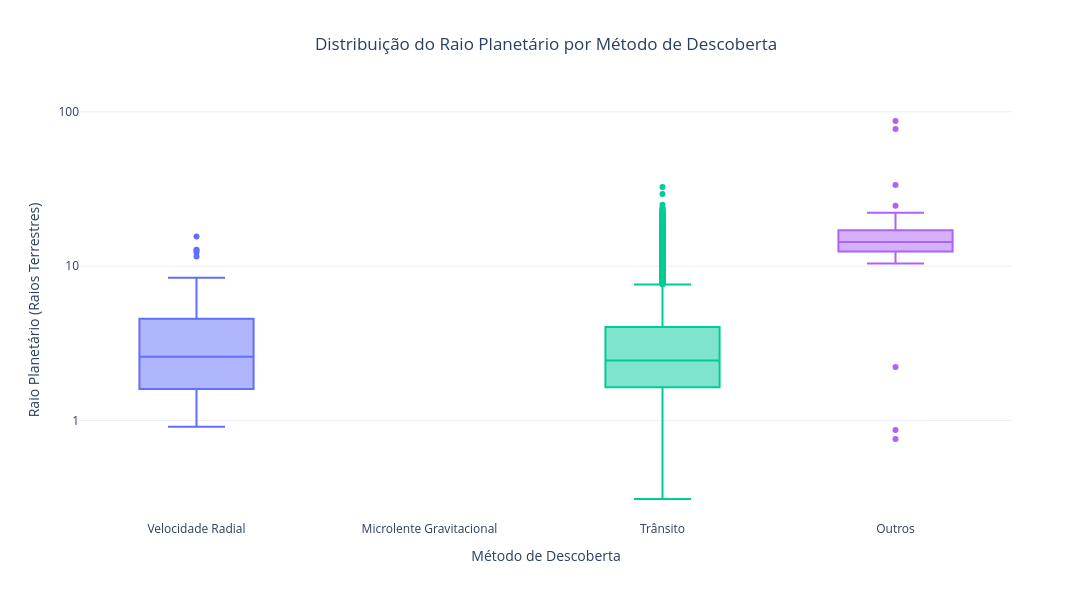

This figure's notebook cell:
### Markdown cell above
### O Tamanho dos Planetas Varia Conforme o Método Usado?

Cada telescópio e técnica de caça aos planetas tem facilidade para achar um tipo específico de corpo. Chamamos isso de viés do instrumento.

Observando o gráfico:
- **Trânsito:** Consegue achar desde planetas bem pequenos até gigantes. Ele mede a sombra do planeta passando na frente da estrela, por isso é o melhor método para medir o raio.
- **Velocidade Radial:** Acha planetas medindo o quanto a estrela balança pela gravidade. Esse método calcula a massa, mas quase não consegue medir o raio sozinho.
- **Outros (como Imagem Direta):** Só aparecem com raios enormes (10 a 100 vezes o tamanho da Terra). Tirar foto de um planeta é muito difícil, então só conseguimos ver planetas gigantescos e brilhantes.
- **Microlente Gravitacional:** O método não tem nenhuma barra no gráfico (fica em branco). Isso acontece porque ele usa a gravidade para achar o planeta, sem medir o tamanho físico dele. A ausência de dados aqui não significa que os planetas não existem, e sim que esse método não consegue medir o raio.

### Code cell
df_raio = df.dropna(subset=['metodo_descoberta', 'raio_planetario'])
df_raio = df_raio[df_raio['raio_planetario'] > 0]

todos_metodos = df['metodo_descoberta'].dropna().unique().tolist()

fig_raio = px.box(
    df_raio,
    x='metodo_descoberta',
    y='raio_planetario',
    color='metodo_descoberta',
    hover_name='nome_planeta',
    category_orders={'metodo_descoberta': todos_metodos},
    log_y=True,
    title='Distribuição do Raio Planetário por Método de Descoberta',
    labels={
        'metodo_descoberta': 'Método de Descoberta',
        'raio_planetario': 'Raio Planetário (Raios Terrestres)'
    },
    template='plotly_white'
)

fig_raio.update_traces(marker=dict(size=6))

fig_raio.update_yaxes(
    dtick=1,
    tickvals=[0.1, 1, 10, 100],
    ticktext=['0.1', '1', '10', '100']
)

fig_raio.update_layout(
    width=1100,
    height=600,
    title_x=0.5,
    showlegend=False
)

fig_raio.show()

### Figure 1 — Plotly figure (JSON) as saved in the notebook; plotly's stock layout.template omitted (floating-point values rounded to 4 significant figures; data arrays with more than 128 entries replaced by an {"elided": "..."} marker saying what was removed)
{"data": [{"alignmentgroup": "True", "hovertemplate": "<b>%{hovertext}</b><br><br>Método de Descoberta=%{x}<br>Raio Planetário (Raios Terrestres)=%{y}<extra></extra>", "hovertext": ["HD 224018 b", "TOI-1203 b", "TOI-1422 c", "TOI-1472 c", "TOI-238 c", "HD 88986 b", "HIP 29442 c", "HIP 29442 d", "GJ 414 A b", "GJ 414 A c", "GJ 486 b", "HD 63935 c", "HD 95338 b", "HD 136352 b", "HD 136352 c", "HD 136352 d", "HD 219134 b", "HD 219134 c", "HD 219134 d", "HD 219134 f", "GJ 3470 b", "HD 97658 b", "HD 17156 b", "HD 118203 b", "HD 149026 b", "HD 189733 b", "55 Cnc e", "GJ 436 b", "HD 80606 b", "HD 209458 b"], "legendgroup": "Velocidade Radial", "marker": {"color": "#636efa", "size": 6}, "name": "Velocidade Radial", "notched": false, "offsetgroup": "Velocidade Radial", "orientation": "v", "showlegend": true, "type": "box", "x": ["Velocidade Radial", "Velocidade Radial", "Velocidade Radial", "Velocidade Radial", "Velocidade Radial", "Velocidade Radial", "Velocidade Radial", "Velocidade Radial", "Velocidade Radial", "Velocidade Radial", "Velocidade Radial", "Velocidade Radial", "Velocidade Radial", "Velocidade Radial", "Velocidade Radial", "Velocidade Radial", "Velocidade Radial", "Velocidade Radial", "Velocidade Radial", "Velocidade Radial", "Velocidade Radial", "Velocidade Radial", "Velocidade Radial", "Velocidade Radial", "Velocidade Radial", "Velocidade Radial", "Velocidade Radial", "Velocidade Radial", "Velocidade Radial", "Velocidade Radial"], "x0": " ", "xaxis": "x", "y": [0.91, 1.52, 2.61, 3.334, 2.18, 2.49, 1.551, 1.538, 2.63, 8.4, 1.289, 3.065, 4.272, 1.664, 2.916, 2.562, 1.602, 1.511, 1.61, 1.31, 4.57, 2.12, 12.26, 12.78, 8.295, 12.67, 1.875, 4.17, 11.57, 15.58], "y0": " ", "yaxis": "y"}, {"alignmentgroup": "True", "hovertemplate": "<b>%{hovertext}</b><br><br>Método de Descoberta=%{x}<br>Raio Planetário (Raios Terrestres)=%{y}<extra></extra>", "hovertext": {"elided": "4756 str values"}, "legendgroup": "Trânsito", "marker": {"color": "#00cc96", "size": 6}, "name": "Trânsito", "notched": false, "offsetgroup": "Trânsito", "orientation": "v", "showlegend": true, "type": "box", "x": {"elided": "4756 str values"}, "x0": " ", "xaxis": "x", "y": {"elided": "4756 float values"}, "y0": " ", "yaxis": "y"}, {"alignmentgroup": "True", "hovertemplate": "<b>%{hovertext}</b><br><br>Método de Descoberta=%{x}<br>Raio Planetário (Raios Terrestres)=%{y}<extra></extra>", "hovertext": ["WISPIT 2 c", "bet Pic d", "HD 135344 A b", "HD 143811 AB b", "TOI-201 c", "V2376 Ori b", "TOI-1408 c", "TOI-4504 d", "BD+60 1417 b", "COCONUTS-2 b", "CFHTWIR-Oph 98 b", "TYC 8998-760-1 c", "PDS 70 c", "2MASS J0249-0557 c", "PDS 70 b", "HIP 65426 b", "2MASS J02192210-3925225 b", "VHS J125601.92-125723.9 b", "GU Psc b", "HD 100546 b", "Kepler-76 b", "WISEP J121756.91+162640.2 A b", "kap And b", "KOI-55 b", "KOI-55 c", "WD 0806-661 b", "HR 8799 e", "Ross 458 c", "HR 8799 b", "HR 8799 c", "HR 8799 d", "CT Cha b", "HD 203030 b", "HN Peg b", "2MASS J12073346-3932539 b", "GQ Lup b"], "legendgroup": "Outros", "marker": {"color": "#ab63fa", "size": 6}, "name": "Outros", "notched": false, "offsetgroup": "Outros", "orientation": "v", "showlegend": true, "type": "box", "x": ["Outros", "Outros", "Outros", "Outros", "Outros", "Outros", "Outros", "Outros", "Outros", "Outros", "Outros", "Outros", "Outros", "Outros", "Outros", "Outros", "Outros", "Outros", "Outros", "Outros", "Outros", "Outros", "Outros", "Outros", "Outros", "Outros", "Outros", "Outros", "Outros", "Outros", "Outros", "Outros", "Outros", "Outros", "Outros", "Outros"], "x0": " ", "xaxis": "x", "y": [17.93, 14.12, 16.25, 15.69, 10.4, 87.21, 2.22, 11.26, 14.68, 12.58, 20.85, 12.33, 22.19, 17.37, 21.97, 16.81, 16.14, 13.67, 14.18, 77.34, 15.24, 10.47, 15.92, 0.759, 0.867, 12.11, 13.11, 14.01, 13.0, 13.0, 13.0, 24.66, 14.46, 11.78, 15.69, 33.6], "y0": " ", "yaxis": "y"}], "layout": {"boxmode": "overlay", "height": 600, "legend": {"title": {"text": "Método de Descoberta"}, "tracegroupgap": 0}, "showlegend": false, "title": {"text": "Distribuição do Raio Planetário por Método de Descoberta", "x": 0.5}, "width": 1100, "xaxis": {"anchor": "y", "categoryarray": ["Velocidade Radial", "Microlente Gravitacional", "Trânsito", "Outros"], "categoryorder": "array", "domain": [0, 1], "title": {"text": "Método de Descoberta"}}, "yaxis": {"anchor": "x", "domain": [0, 1], "dtick": 1, "ticktext": ["0.1", "1", "10", "100"], "tickvals": [0.1, 1, 10, 100], "title": {"text": "Raio Planetário (Raios Terrestres)"}, "type": "log"}}}
